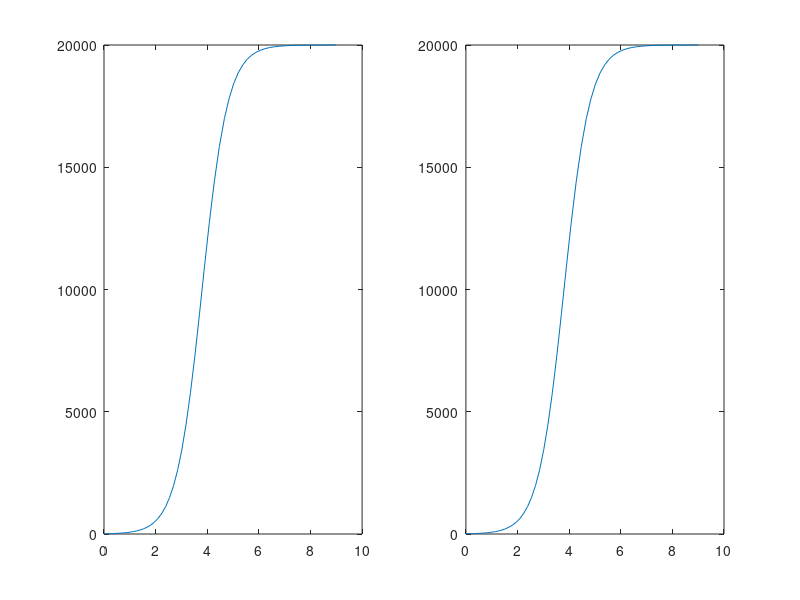

This chart was generated by the following MATLAB code: (Note: this script raises an error after producing the figure.)
clc;clear;close all

function dydt = dstate(t,y)
    alpha = 2; gamma = 0.0001;
    dydt = alpha*y - gamma*y^2;

end

ode = @(t,y) 2*y - 0.0001*y^2;

% 设置所要求的时间域
tspan = [0,9];
% 设置初始条件
y0 = 10;
% 使用ode45求解
[t1, y1] = ode45(@dstate, tspan, y0);
[t2,y2] = ode45(ode,tspan,y0);
% 可视化与输出
subplot(1,2,1)
plot(t1,y1)
subplot(1,2,2)
plot(t2,y2)

disp([t1,y1])



%% 
clc;clear;close all

function dydt = osc(t,y)
    dydt = zeros(2,1);
    dydt(1) = y(2);
    dydt(2) = 1000*(1-y(1)^2)*y(2) - y(1);
end

tspan = [0 3000];
y1_0 = 2;
y2_0 = 0;
[T,Y] = ode15s(@osc,tspan,[y1_0 y2_0]);
subplot(1,2,1)
plot(T,Y(:,1),'o')
subplot(1,2,2)
plot(Y(:,1),Y(:,2),'o')

%% 
clc;clear;close all
function dzdt = pend(t,z)
    G = 9.8;
    L = 2;
    z1 = z(1);
    z2 = z(2);
    dzdt = [z2 ; -G/L*sin(z1);];
end 
tspan=[0 2*pi];
z0=[pi/3,0]; 
[t,z]=ode23(@pend,tspan,z0);
plot(t,z(:,1))
%% 使用odeToVectorField
clc;clear;close all
% 定义 z 为 t 的符号函数
syms z(t)
G = 9.8;
L = 2;
% 定义二阶ODE
eqn = diff(z,t,2) == -G/L*sin(z(t));
% 转换为一阶系统
V = odeToVectorField(eqn);
% 将符号系统转换为MATLAB函数句柄
% 'Y' 必须大写，以匹配 odeToVectorField 的输出约定
odefun = matlabFunction(V, 'vars', {'t','Y'}); 

tspan=[0 2*pi];
z0=[pi/3,0]; 
[t,z]=ode23(odefun,tspan,z0);
plot(t,z(:,1))
%% 向ODE函数传参
clc;clear;close all
function dzdt = pend_param(t,z,G,L)

    z1 = z(1);
    z2 = z(2);
    dzdt = [z2 ; -G/L*sin(z1);];
end 

G = 9.8;
L = 2;

tspan=[0 2*pi];
z0=[pi/3,0]; 
[t,z]=ode45(@(t,z) pend_param(t,z,G,L),tspan,z0);
plot(t,z(:,1))



%% 课堂练习
% 模型：mx'' + cx' + kx = 0
% 通过改变阻尼系数 c (同时保持 m 和 k 不变)，
% 模拟并比较欠阻尼 (c^2<4mk)、临界阻尼 (c^2=4mk) 和过阻尼 (c^2>4mk) 三种情况下的位移 x(t)。
% 绘制它们的相图。